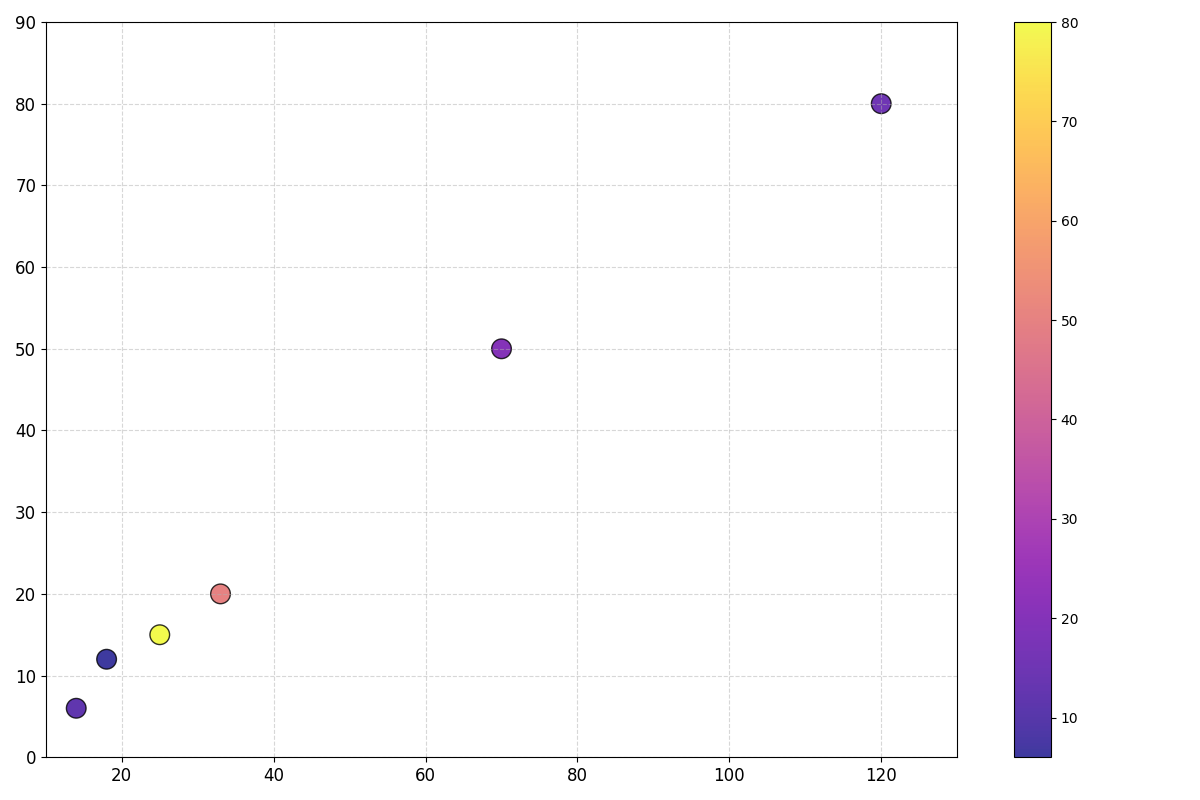

This figure's Python source:
import matplotlib.pyplot as plt
import numpy as np

# Data for the scatter plot
average_age_adulthood = np.array([18, 25, 14, 33, 120, 70])
average_years_education = np.array([12, 15, 6, 20, 80, 50])

# Create a figure and axis
fig, ax = plt.subplots(figsize=(12, 8))

# Shuffle the colors by reordering the data indices
shuffled_indices = np.array([2, 4, 0, 5, 1, 3])
shuffled_colors = average_years_education[shuffled_indices]  # Use shuffled indices for colors

# Create a scatter plot with shuffled colors
scatter = ax.scatter(average_age_adulthood, average_years_education, 
                     c=shuffled_colors, cmap='plasma', s=200, 
                     edgecolors='black', alpha=0.8)

# Remove titles and labels
ax.set_title('')
ax.set_xlabel('')
ax.set_ylabel('')

# Remove colorbar label
cbar = fig.colorbar(scatter, ax=ax)
cbar.set_label('')

# Hide annotations
for i in range(len(average_age_adulthood)):
    ax.annotate('', (average_age_adulthood[i], average_years_education[i]))

# Keep the grid and ticks
ax.grid(True, linestyle='--', alpha=0.5)
ax.tick_params(axis='both', which='major', labelsize=12)
ax.set_xlim(10, 130)
ax.set_ylim(0, 90)

plt.tight_layout()
plt.show()
